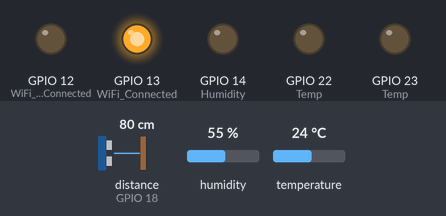
Recording of a sketch running on a simulated ESP32. On the bench: output pins drawn as LEDs (lit = HIGH). Wiring (inferred from the names in the program): ultrasonic range finder: trigger GPIO 5; echo GPIO 18. The test bench sets the inputs (shaded band); at power-on: distance to the obstacle (sensor on GPIO 18) 80 cm, humidity 55 %, temperature 24 °C. The echo pulse lasts 58.3 µs per cm; WiFi joins after 1.5 s; servers stay silent unless stated; the local clock reads 2024-03-15 10:24:30 at power-on unless the sketch sets it; pins used as bus, display or sensor lines are not drawn; what the sketch prints to the serial monitor is not drawn.

Above: at 3.2 s.
3.3 s: distance to the obstacle (sensor on GPIO 18) set to 22 cm
8.9 s: distance to the obstacle (sensor on GPIO 18) set to 18 cm
At 12.8 s:
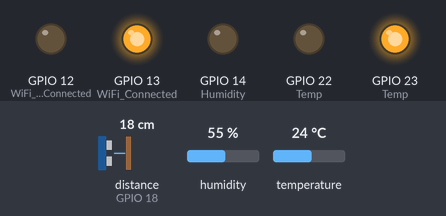
14.5 s: humidity set to 41 %
20.1 s: humidity set to 38 %
At 23.9 s:
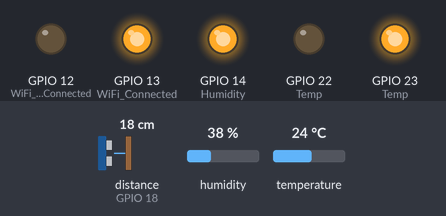
At 27.8 s:
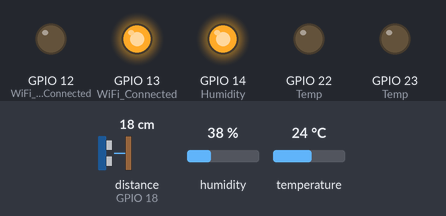
29.5 s: temperature set to 15.7 °C
35.1 s: temperature set to 14.3 °C
At 38.1 s:
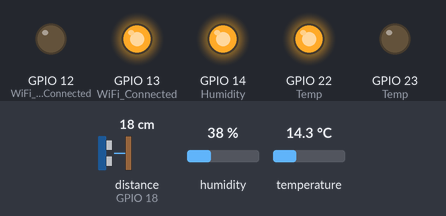
Timing chart, 0 to 45.5 s (numbered marks = the images above; inputs shaded):
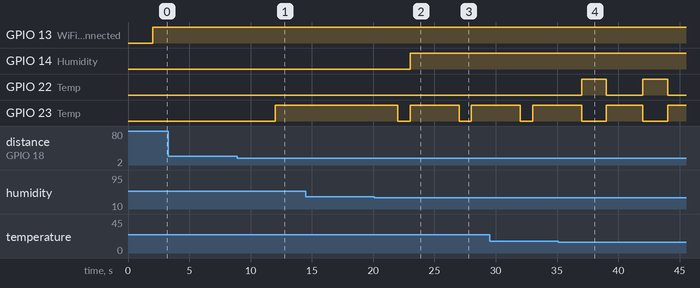

Measured:
- the behaviour switches between 21 and 20 cm on distance to the obstacle (sensor on GPIO 18) (found by bisection; images 0 and 1)
- the behaviour switches between 40 and 39 % on humidity (found by bisection; images 1 and 2)
- the behaviour switches between 15.1 and 15 °C on temperature (found by bisection; images 3 and 4)
- after the input at 3.3 s, every drawn part: stays the same
- after the input at 8.9 s, GPIO 23 (Temp): LOW → HIGH after 3.1 s
- after the input at 20.1 s, GPIO 14 (Humidity): LOW → HIGH after 2.9 s; GPIO 23 (Temp): alternates HIGH for 4.0 s and LOW for 1.0 s, starting after 1.9 s
- after the input at 35.1 s, GPIO 22 (Temp): alternates HIGH for 2.0 s and LOW for 3.0 s, starting after 1.9 s

The sketch:

Main.ino
```cpp
#include <WiFi.h>
#include <Firebase_ESP_Client.h>
#include <Wire.h>
#include "time.h"
#include <DHT.h>
#include <AsyncTCP.h>
#include <ESPAsyncWebServer.h>
#include "ESP32_MailClient.h"

#define DHT_SENSOR_PIN  21 // ESP32 pin GIOP21 connected to DHT22 sensor
#define DHT_SENSOR_TYPE DHT22

DHT dht_sensor(DHT_SENSOR_PIN, DHT_SENSOR_TYPE);

// The Email Sending data object contains config and data to send
SMTPData smtpData;

unsigned long previousMillis = 0;
unsigned long interval = 5000;
bool flag=0;
const int trigPin = 5;
const int echoPin = 18;

//define sound speed in cm/uS
#define SOUND_SPEED 0.034

long duration;
float distanceCm;
float temp;
float humd;

#define emailSenderAccount    "caoproject03@gmail.com"
#define emailSenderPassword   "vgflnpucnieenjqy"
#define smtpServer            "smtp.gmail.com"
#define smtpServerPort        465
#define emailSubject          "[ALERT] Plant Detection"

// Default Recipient Email Address
String inputMessage = "aliamirkhawaja1@gmail.com";
String enableEmailChecked = "checked";
String inputMessage2 = "true";
// Default Threshold Temperature Value
String inputMessage3 = "35.0";
bool emailSent;

// Provide the token generation process info.
#include "addons/TokenHelper.h"
// Provide the RTDB payload printing info and other helper functions.
#include "addons/RTDBHelper.h"

// Insert your network credentials
#define WIFI_SSID "Ali Amir"
#define WIFI_PASSWORD "03355530116"

// Insert Firebase project API Key
#define API_KEY "AIzaSyB2lh3DaS6GU-5CxaNeeXZ0AZfDyQuesg0"

// Insert Authorized Email and Corresponding Password
#define USER_EMAIL "aliamirkhawaja1@gmail.com"
#define USER_PASSWORD "12345678"

// Insert RTDB URLefine the RTDB URL
#define DATABASE_URL "https://esp-firebase-project-cao-default-rtdb.asia-southeast1.firebasedatabase.app/"

// Define Firebase objects
FirebaseData fbdo;
FirebaseAuth auth;
FirebaseConfig config;

// Variable to save USER UID
String uid;

// Database main path (to be updated in setup with the user UID)
String databasePath;
// Database child nodes
String tempPath = "/Temperature";
String humPath = "/Humidity";
String ultraPath = "/Distance";
String timePath = "/Timestamp";

// Parent Node (to be updated in every loop)
String parentPath;

int timestamp;
FirebaseJson json;

const char* ntpServer = "pool.ntp.org";

// DHT22 sensor
float temperature;
float humidity;
float ultrasonic;

// Timer variables (send new readings every 5 secs)
unsigned long sendDataPrevMillis = 0;
unsigned long timerDelay = 5000;


// Initialize WiFi
void initWiFi() {
  WiFi.begin(WIFI_SSID, WIFI_PASSWORD);
  Serial.print("Connecting to WiFi ..");
  while (WiFi.status() != WL_CONNECTED) {
    Serial.print('.');
    delay(1000);
  }
  Serial.println(WiFi.localIP());
  Serial.println();
}

// Function that gets current epoch time
unsigned long getTime() {
  time_t now;
  struct tm timeinfo;
  if (!getLocalTime(&timeinfo)) {
    //Serial.println("Failed to obtain time");
    return(0);
  }
  time(&now);
  return now;
}
//---------------------------------------------------------------------------------------------------------------------
void setup(){
  Serial.begin(115200);
  pinMode(22,OUTPUT);//Temp < 15'C
  pinMode(23,OUTPUT);//Temp > 35'C
  pinMode(12,OUTPUT);//WiFi NotConnected
  pinMode(13,OUTPUT);//WiFi Connected
  pinMode(14,OUTPUT);//Humidity > 45%

  initWiFi();
  configTime(0, 0, ntpServer);

  // Assign the api key (required)
  config.api_key = API_KEY;

  // Assign the user sign in credentials
  auth.user.email = USER_EMAIL;
  auth.user.password = USER_PASSWORD;

  // Assign the RTDB URL (required)
  config.database_url = DATABASE_URL;

  Firebase.reconnectWiFi(true);
  fbdo.setResponseSize(4096);

  // Assign the callback function for the long running token generation task */
  config.token_status_callback = tokenStatusCallback; //see addons/TokenHelper.h

  // Assign the maximum retry of token generation
  config.max_token_generation_retry = 5;

  // Initialize the library with the Firebase authen and config
  Firebase.begin(&config, &auth);

  // Getting the user UID might take a few seconds
  Serial.println("Getting User UID");
  while ((auth.token.uid) == "") {
    Serial.print('.');
    delay(1000);
  }

  // Print user UID
  uid = auth.token.uid.c_str();
  Serial.print("User UID: ");
  Serial.println(uid);

  // Update database path
  databasePath = "/UsersData/" + uid + "/readings";

  pinMode(trigPin, OUTPUT); // Sets the trigPin as an Output
  pinMode(echoPin, INPUT); // Sets the echoPin as an Input
}
//---------------------------------------------------------------------------------------------------------------------
void loop(){

  // Send new readings to database
    unsigned long currentMillis = millis();
   //check to reconnect WiFi
   if ((WiFi.status() != WL_CONNECTED) && (currentMillis - previousMillis >=interval)) {
    Serial.println(millis());
    Serial.println("Reconnecting to WiFi...");
    WiFi.disconnect();
    WiFi.reconnect();
    previousMillis = currentMillis;
    flag=1;
    }
    if (WiFi.status()== WL_CONNECTED && flag==1){
        Serial.print("RSSI: ");
  Serial.println(WiFi.RSSI());
  Serial.println("Connected to Wifi");
  flag=0;
  }

  if (WiFi.status()== WL_CONNECTED)//checks whether the led is on ,if wifi is connected.
  {
    digitalWrite(13,HIGH);
    digitalWrite(12,LOW);
  }
  else
  {
    digitalWrite(12,HIGH);
    digitalWrite(13,LOW);
  }

  if (Firebase.ready() && (millis() - sendDataPrevMillis > timerDelay || sendDataPrevMillis == 0)){
    sendDataPrevMillis = millis();
    //Get current timestamp
    timestamp = getTime();
    Serial.print ("time: ");
    Serial.println (timestamp);

    parentPath= databasePath + "/" + String(timestamp);

    //Getting reading of the ultrasonic sensor
    // Clears the trigPin
  digitalWrite(trigPin, LOW);
  delayMicroseconds(2);
  // Sets the trigPin on HIGH state for 10 micro seconds
  digitalWrite(trigPin, HIGH);
  delayMicroseconds(10);
  digitalWrite(trigPin, LOW);

  // Reads the echoPin, returns the sound wave travel time in microseconds
  duration = pulseIn(echoPin, HIGH);

  // Calculate the distance
  distanceCm = ((duration) * SOUND_SPEED)/2;

    temp = dht_sensor.readTemperature();
    humd = dht_sensor.readHumidity();

    if ( temp >= 35 ) // checks whether the temperature is within above range, if yes blink red led
      {
        digitalWrite(23,HIGH);
        digitalWrite(22,LOW);
        String emailMessage = String("Details:  Temperature Above Threshold. Current Temperature: ") +
                          String(temp) + String("°C  Humidity is ") + String(humd) + String("  Distance: ") + String(distanceCm)+ String("cm.");
        if(sendEmailNotification(emailMessage))
            {
                Serial.println(emailMessage);
                emailSent = true;
            }
         else
            {
              Serial.println("Email failed to send");
            }
      }
      else
      {
        digitalWrite(23,LOW); //else turn off red led
      }

     if ( temp <= 15.0) // checks whether the temperature is within below range, if yes blink yellow led
      {
        digitalWrite(23,LOW);
        digitalWrite(22,HIGH);
        String emailMessage = String("Details:\nTemperature Below Threshold. Current Temperature: ") +
                          String(temp) + String("°C\nHumidity is ") + String(humd) + String("  Distance: ") + String(distanceCm)+ String("cm.");
        if(sendEmailNotification(emailMessage))
            {
                Serial.println(emailMessage);
                emailSent = true;
            }
         else
            {
              Serial.println("Email failed to send");
            }
      }
      else
      {
        digitalWrite(22,LOW);  //else turn off yellow led
      }

  if (  humd < 40 ) // checks whether the plant is needs water or not, if below 40% dry and if above means does not need water
      {
        String emailMessage = String("Details:  Humidity below 40% Threshold. Plant Needs Water. \n Current Temperature: ") +
                          String(temp) + String("°C  Humidity is ") + String(humd) + String("  Distance: ") + String(distanceCm)+ String("cm.");
        if(sendEmailNotification(emailMessage))
            {
                Serial.println(emailMessage);
                emailSent = true;
            }
         else
            {
              Serial.println("Email failed to send");
            }
      }

       if (humd < 40)//on board led blinks green if dry
    {
      digitalWrite(14,HIGH);
    }
    else
    {
       digitalWrite(14,LOW);
    }

    if ( distanceCm < 20) // checks whether the distance is less than 20cm
      {
        digitalWrite(23,HIGH);
        digitalWrite(22,LOW);
        String emailMessage = String("Details: Something Is Near The Plant. \nCurrent Temperature: ") +
                          String(temp) + String("°C  Humidity is ") + String(humd) + String("  Distance: ") + String(distanceCm) + String("cm.");
        if(sendEmailNotification(emailMessage))
            {
                Serial.println(emailMessage);
                emailSent = true;
            }
         else
            {
              Serial.println("Email failed to send");
            }
      }


    json.set(tempPath.c_str(), String(dht_sensor.readTemperature()));
    json.set(humPath.c_str(), String(dht_sensor.readHumidity()));
    json.set(ultraPath.c_str(),String(distanceCm));
    json.set(timePath, String(timestamp));
    Serial.printf("Set json... %s\n", Firebase.RTDB.setJSON(&fbdo, parentPath.c_str(), &json) ? "ok" : fbdo.errorReason().c_str());
  }
}

bool sendEmailNotification(String emailMessage){
  // Set the SMTP Server Email host, port, account and password
  smtpData.setLogin(smtpServer, smtpServerPort, emailSenderAccount, emailSenderPassword);

  // For library version 1.2.0 and later which STARTTLS protocol was supported,the STARTTLS will be
  // enabled automatically when port 587 was used, or enable it manually using setSTARTTLS function.
  //smtpData.setSTARTTLS(true);

  // Set the sender name and Email
  smtpData.setSender("ESP32", emailSenderAccount);

  // Set Email priority or importance High, Normal, Low or 1 to 5 (1 is highest)
  smtpData.setPriority("High");

  // Set the subject
  smtpData.setSubject(emailSubject);

  // Set the message with HTML format
  smtpData.setMessage(emailMessage, true);

  // Add recipients
  smtpData.addRecipient(inputMessage);

  // Start sending Email, can be set callback function to track the status
  if (!MailClient.sendMail(smtpData)) {
    Serial.println("Error sending Email, " + MailClient.smtpErrorReason());
    return false;
  }
  // Clear all data from Email object to free memory
  smtpData.empty();
  return true;
}

//PASSWORD vgflnpucnieenjqy for email
```
